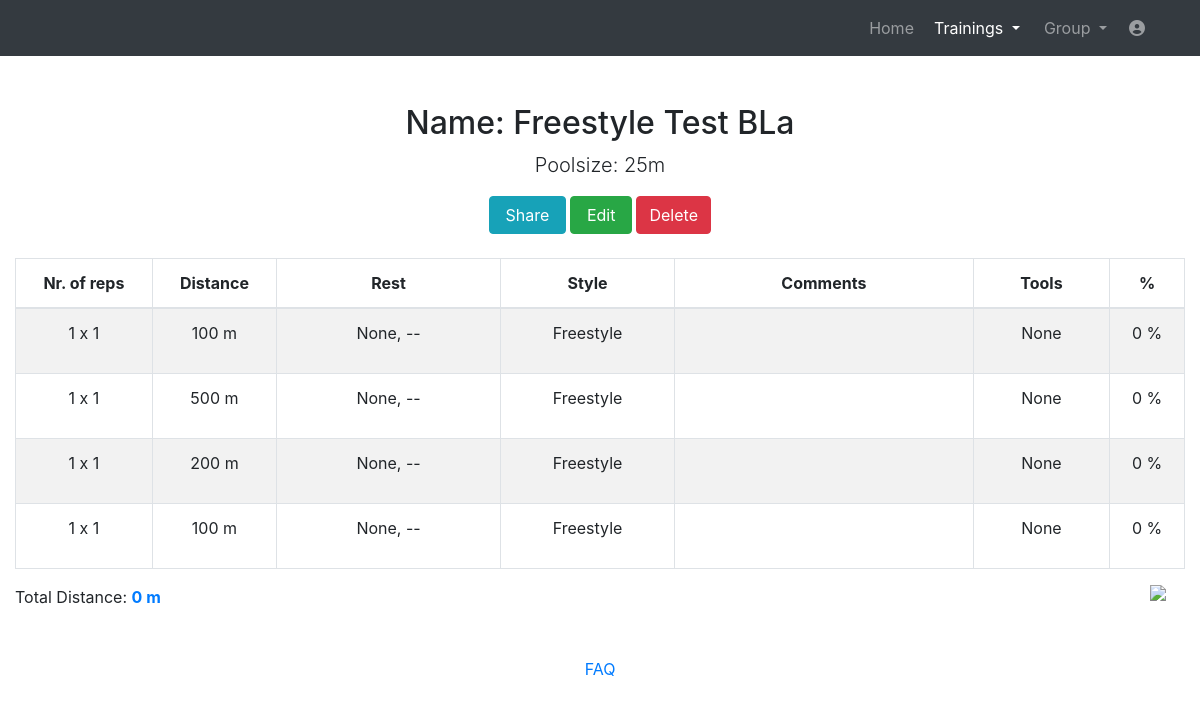
Screenshot of /website/showplan/9 (signed in) with the database file from the repository.
### website/models.py (models this page shows)
class Plan(models.Model):
    name = models.CharField(max_length=128)
    size = models.CharField(max_length=30)
    totaldistance = models.IntegerField(default=0)
    saved_at = models.DateTimeField(auto_now=True)
    user = models.ForeignKey(User, on_delete=models.CASCADE)

class PlanRow(models.Model):
    rep1 = models.IntegerField(default=1)
    rep2 = models.IntegerField(default=1)
    distance = models.IntegerField(default=0)
    resttype = models.CharField(max_length=30)
    resttime = models.CharField(max_length=10, null=True)
    style = models.CharField(max_length=30)
    comments = models.CharField(max_length=828, null=True)
    tools = models.CharField(max_length=30)
    effort = models.IntegerField(default=0)
    plan = models.ForeignKey(Plan, on_delete=models.CASCADE)

### website/views_loggedin.py (the view)
# urls.py: path('showplan/<int:plan_id>', views_loggedin.showplan, name='showplan'),
@login_required
def showplan(request, plan_id):
    if Plan.objects.filter(pk=plan_id).exists():
        plan = Plan.objects.get(pk=plan_id)
        if plan.user == request.user:
            rows = PlanRow.objects.filter(plan=plan)
            return render(request, 'showplan.html', context={'plan': plan, 'rows': rows, 'plan_id': plan_id})
        else:
            messages.info(request, 'Access denied. You are not the owner of this plan!', extra_tags='alert')
            return HttpResponseRedirect(reverse('manageplans'))
    else:
        messages.info(request, 'The plan with the id '+str(plan_id)+' does not exist.', extra_tags='alert')
        return HttpResponseRedirect(reverse('manageplans'))

### templates/showplan.html (shortened to what this page needs)
<!DOCTYPE html>
<html lang="en">
<head>
  {% load static %}
  <link href="{% static 'vendor/bootstrap/css/bootstrap.min.css' %}" rel="stylesheet">
  <link media="screen" href="{% static 'css/plan.css' %}" rel="stylesheet">
  <link media="print" href="{% static 'css/print.css' %}" rel="stylesheet">
  <link href="{% static 'vendor/fontawesome-free/css/all.min.css' %}" rel="stylesheet" type="text/css">
  <link href="//netdna.bootstrapcdn.com/font-awesome/3.2.1/css/font-awesome.css" rel="stylesheet">
</head>
<body>
  <nav class="navbar navbar-expand-lg navbar-dark bg-dark static-top">
    <div class="container">
      <div class="collapse navbar-collapse" id="navbarResponsive">
        <ul class="navbar-nav ml-auto">
          <li class="nav-item ">
            <a class="nav-link" href="../home">Home</a>
          </li>
		  <li class="nav-item dropdown no-arrow mx-1 active">
			<a class="nav-link dropdown-toggle" href="#" id="messagesDropdown" role="button" data-toggle="dropdown" aria-haspopup="true" aria-expanded="false">
					Trainings
			</a>
		  </li>
          <li class="nav-item dropdown no-arrow mx-1">
			<a class="nav-link dropdown-toggle" href="#" id="messagesDropdown" role="button" data-toggle="dropdown" aria-haspopup="true" aria-expanded="false">
					Group
			</a>
		  </li>
		   <li class="nav-item dropdown no-arrow">
			<a class="nav-link " href="#" id="userDropdown" role="button" data-toggle="dropdown" aria-haspopup="true" aria-expanded="false">
			  <i class="fas fa-user-circle fa-fw"></i>
			</a>
		  </li>
        </ul>
      </div>
    </div>
  </nav>
  <div class="container">
    <div class="row">
      <div class="col-lg-12 text-center">
        <h2 class="mt-5">Name: {{plan.name}}</h2>
        <p class="lead">Poolsize: {{plan.size}}</p>
        <a href="" class="btn btn-info btn-rounded"  data-toggle="modal" data-target="#shareModal{{b.pk}}" style="padding-left: 1.4%;padding-right: 1.4%;">Share</a>
        <a  href="{% url 'alterplan' plan_id=plan.pk %}" id="save" name="save" class="btn btn-success save" style="padding-left: 1.4%;padding-right: 1.4%;">Edit</a>
        <a href="" class="btn btn-danger" data-toggle="modal" style="color: white;" data-toggle="modal" data-target="#deleteModal{{plan.pk}}" >Delete</a>
      </div>
    </div>
  </div>
  <br>
  <div class="container" style="max-width: 1340px;">
    {% include 'showplantable.html' %}
  </div>
    <footer class="page-footer font-small blue">
      <div class="footer-copyright text-center py-3">
        <a href="../help"> FAQ</a>
      </div>
    </footer>
</body>
</html>

### templates/showplantable.html (shortened to what this page needs)
  {% load static %}
    <div>
      <div >
        <div id="table" class="table-editable">
          <table id="mytable" class="table table-bordered table-responsive-md table-striped text-center">
            <thead>
              <tr>
                <th class="text-center repprint" style="width: 11%;">Nr. of reps</th>
                <th class="text-center" style="width: 10%;">Distance</th>
                <th class="text-center" style="width: 18%;">Rest</th>
                <th class="text-center styleprint" style="width: 14%;">Style</th>
                <th class="text-center" style="width: 24%;">Comments</th>
                <th class="text-center" style="width: 11%;">Tools</th>
                <th class="text-center" title="Intensity % maxHR" style="width: 6%;">%</th>
              </tr>
            </thead>
            <tbody>
             {% for b in rows %}
              <tr>
                <td>
                    <p>{{b.rep1}} x {{b.rep2}}</p>
                </td>
                <td>
                    <p>{{b.distance}} m</p>
                </td>
                <td>
                   <p class="resttime">{{b.resttype}}, </p>
                </td>
                <td>
                    <p>{{b.style}}</p>
                </td>
                  <td>
                </td>
                <td>
                   <p>{{b.tools}}</p>
                </td>
                <td>
                      <p>{{b.effort}} %</p>
                </td>
              </tr>
             {% endfor %}
            </tbody>
          </table>
        </div>
      </div>
    </div>
  <div class="form-group row">
      <div class="col-sm-11">
        <p>Total Distance: <b id="val" style="color: #007bff;"> {{plan.totaldistance}} m</b></p>
      </div>
      <div class="col-sm-1">
        <img style="width: 50%; " onclick="printPage()" class="float-right" src="{% static 'img/print.png' %}">
      </div>
  </div>

### static/css/print.css (style rules this page uses)
body { margin:0; padding:0; line-height: 1.4em; word-spacing:1px; letter-spacing:0.2px; color: #000; }
a:link, a:visited { background: transparent; color:#333; text-decoration:none; }
.btn, .btn-danger, .deletehide, .table-add, .footer-copyright, img { display:none; }
.repprint { width: 14% !important; }
.styleprint { width: 13% !important; }
.table td { padding: 0rem; }

### rows the page displays
Plan: name "Freestyle Test BLa", size "25m", totaldistance "0"
PlanRow: rep1 "1", rep2 "1", distance "100", resttype "None", style "Freestyle", tools "None", effort "0"
PlanRow: rep1 "1", rep2 "1", distance "500", resttype "None", style "Freestyle", tools "None", effort "0"
PlanRow: rep1 "1", rep2 "1", distance "200", resttype "None", style "Freestyle", tools "None", effort "0"
PlanRow: rep1 "1", rep2 "1", distance "100", resttype "None", style "Freestyle", tools "None", effort "0"
